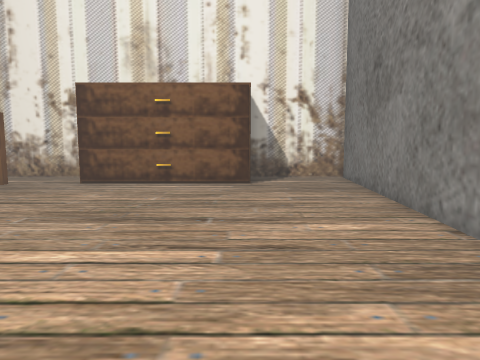
view 1 (above)

16 first-person views from a walk through a Unity game level. The camera is 1.5 m above the floor, tilts 6° down and sees 70° across. The floor is counted in squares, 1 m on a side. Each view is taken from the middle of a square. On the plan, view 1 faces up. The plan holds only what a view shows up to about 16 squares ahead; the rest is blank.

view 2
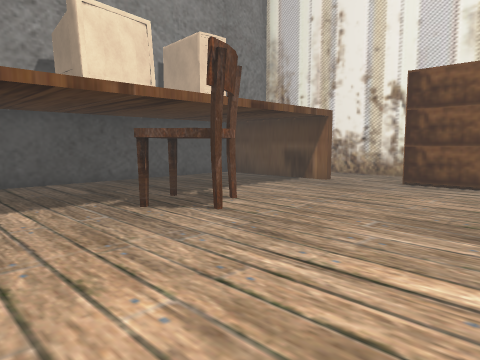

view 3
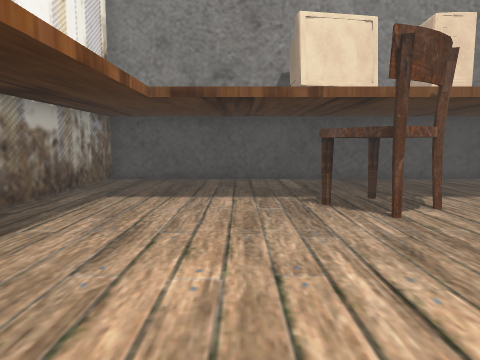

view 4
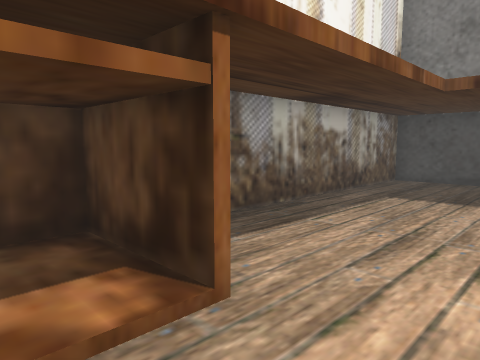

view 5
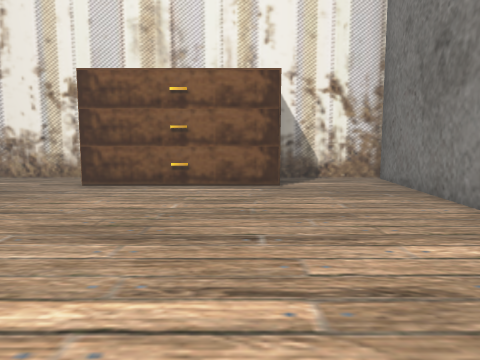

view 6
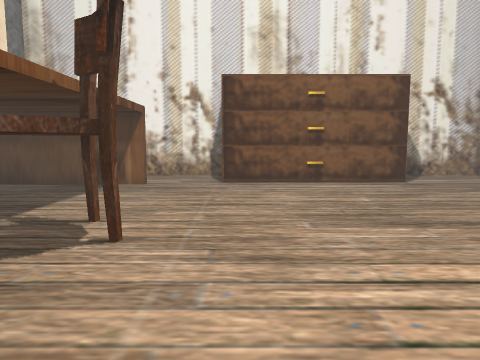

view 7
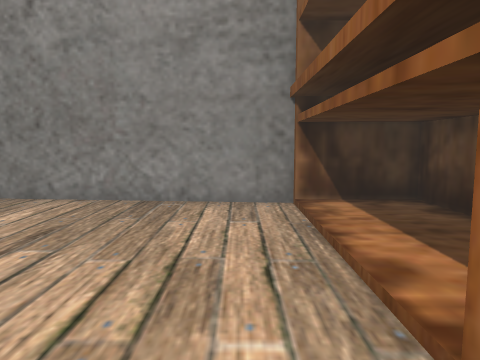

view 8
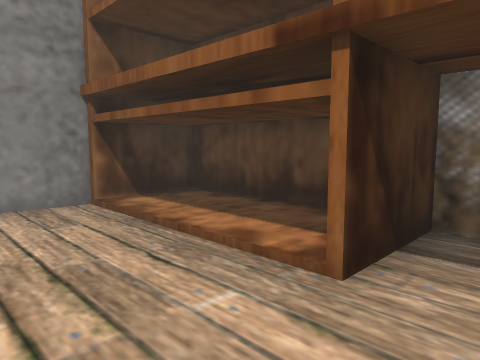

view 9
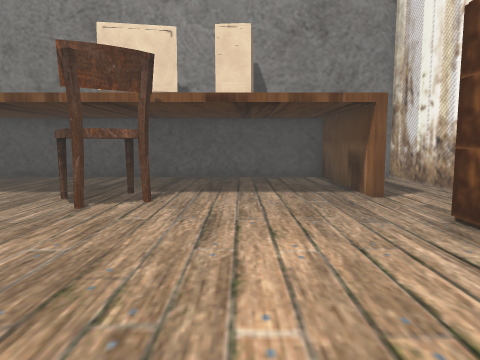

view 10
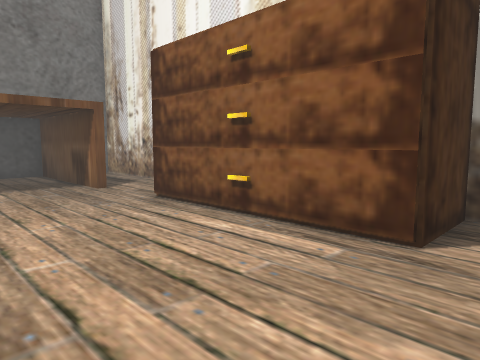

view 11
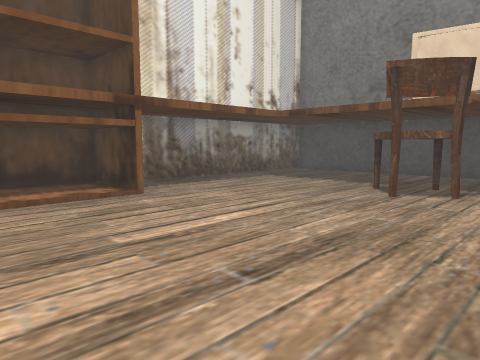

view 12
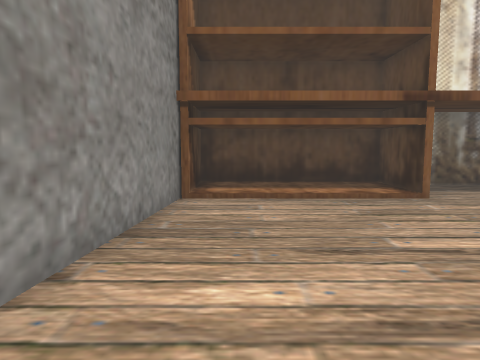

view 13
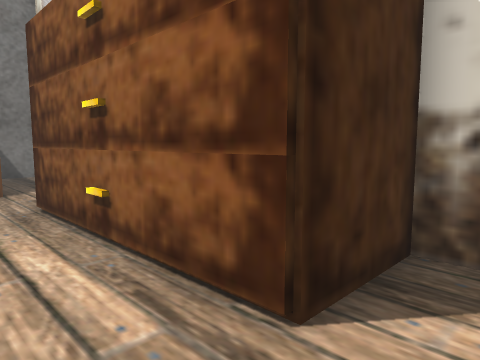

view 14
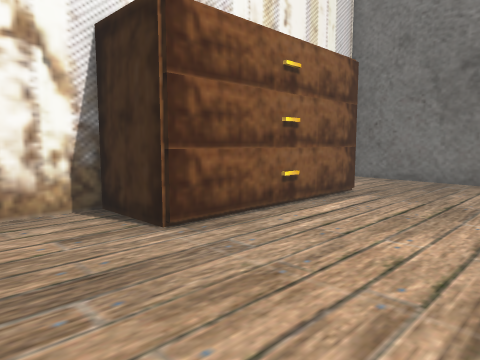

view 15
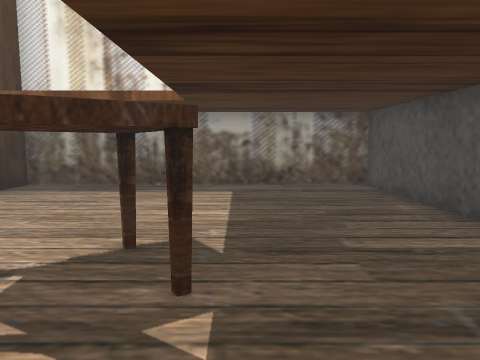

view 16
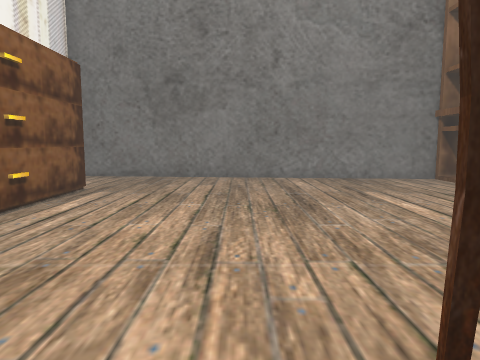

### Floor plan
Key: @ floor where view 1 was taken; # wall or solid block; . main floor; C chair; B bookshelf; O other object.
Columns run from 16 left of view 1 to 5 right of it. Each row starts with its distance up from view 1.
 17 ##########      ######
 16 #........O      O....#
 15 #........O      O....#
 14 #######...OOOOOOO....#
 13 #....................#
 12 #....................#
 11 #....................#
 10 #....................#
  9 #....................#
  8 #...................##
  7 #.....CCC...........#
  6 #.....CCC...........#
  5 #......C............#
  4 #...................#
  3 #...................#
  2 #...................#
  1 #...................#
  0 #............#  @   #
 -1 #............#      #
 -2 #............B      #
 -3 ##############BBBBB#

Where each view was taken, in squares from view 1:
view 1: 0 up, 0 right, facing up
view 2: 1 up, 2 left, facing up-left
view 3: 3 up, 1 left, facing left
view 4: 3 up, 1 left, facing down-left
view 5: 2 up, 1 left, facing up
view 6: 1 up, 6 left, facing up
view 7: 2 up, 5 left, facing right
view 8: 4 up, 5 left, facing down-right
view 9: 10 up, 0 right, facing left
view 10: 9 up, 2 right, facing up-left
view 11: 10 up, 2 right, facing down-left
view 12: 10 up, 2 right, facing down
view 13: 12 up, 2 right, facing up-left
view 14: 9 up, 10 left, facing up-right
view 15: 10 up, 11 left, facing down
view 16: 9 up, 11 left, facing right
